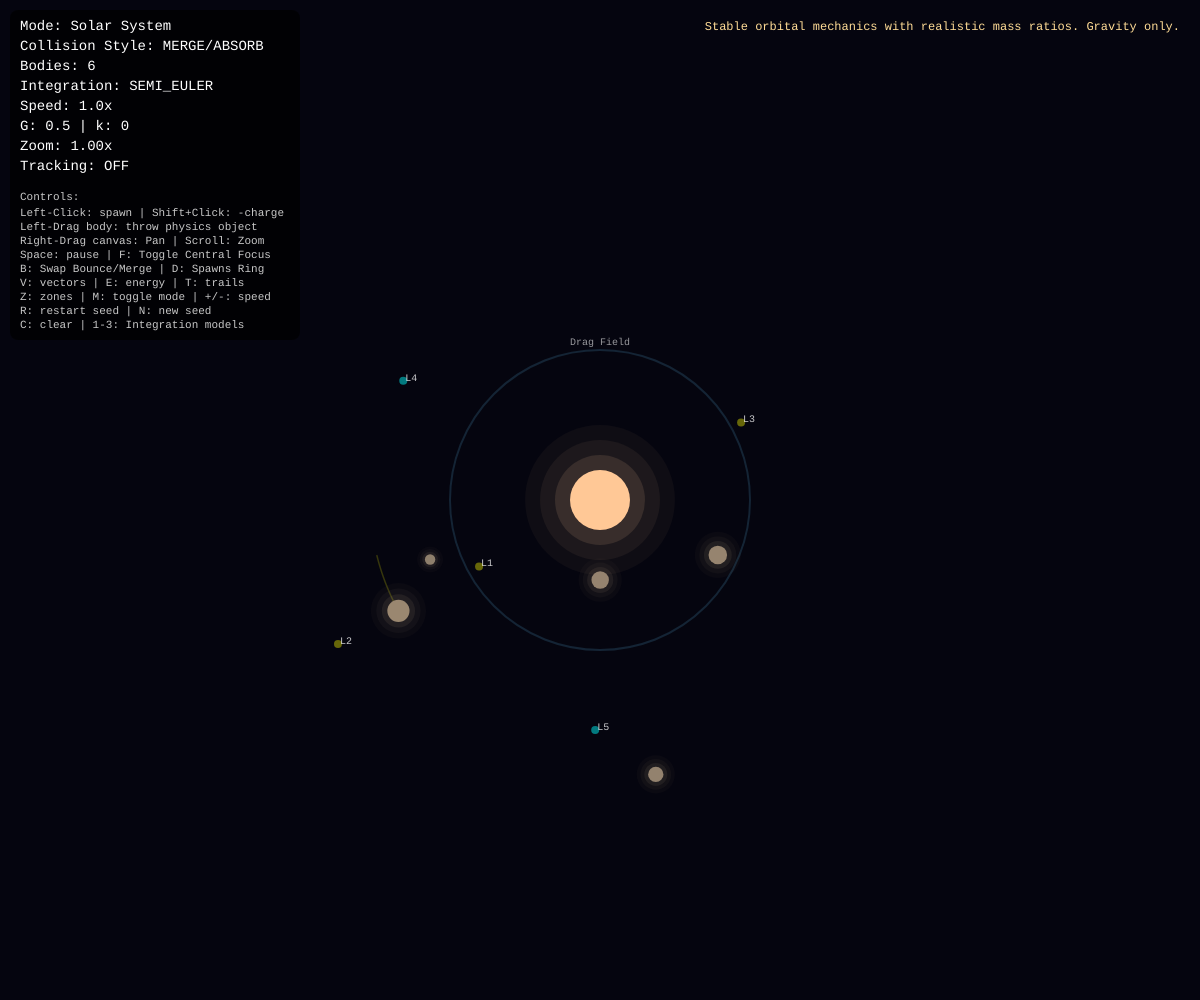
Frame 1 (no input)
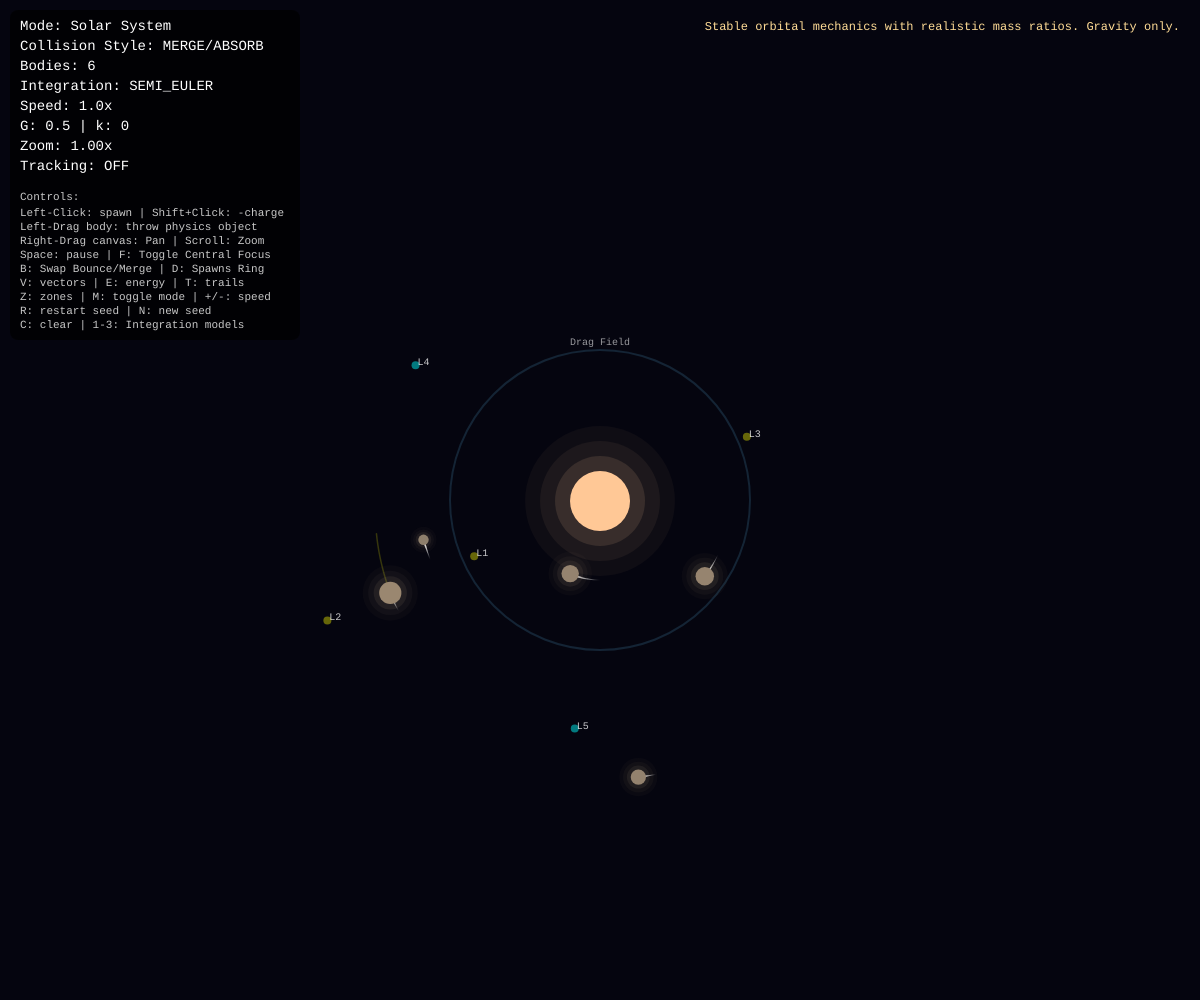
Frame 60 (no input)
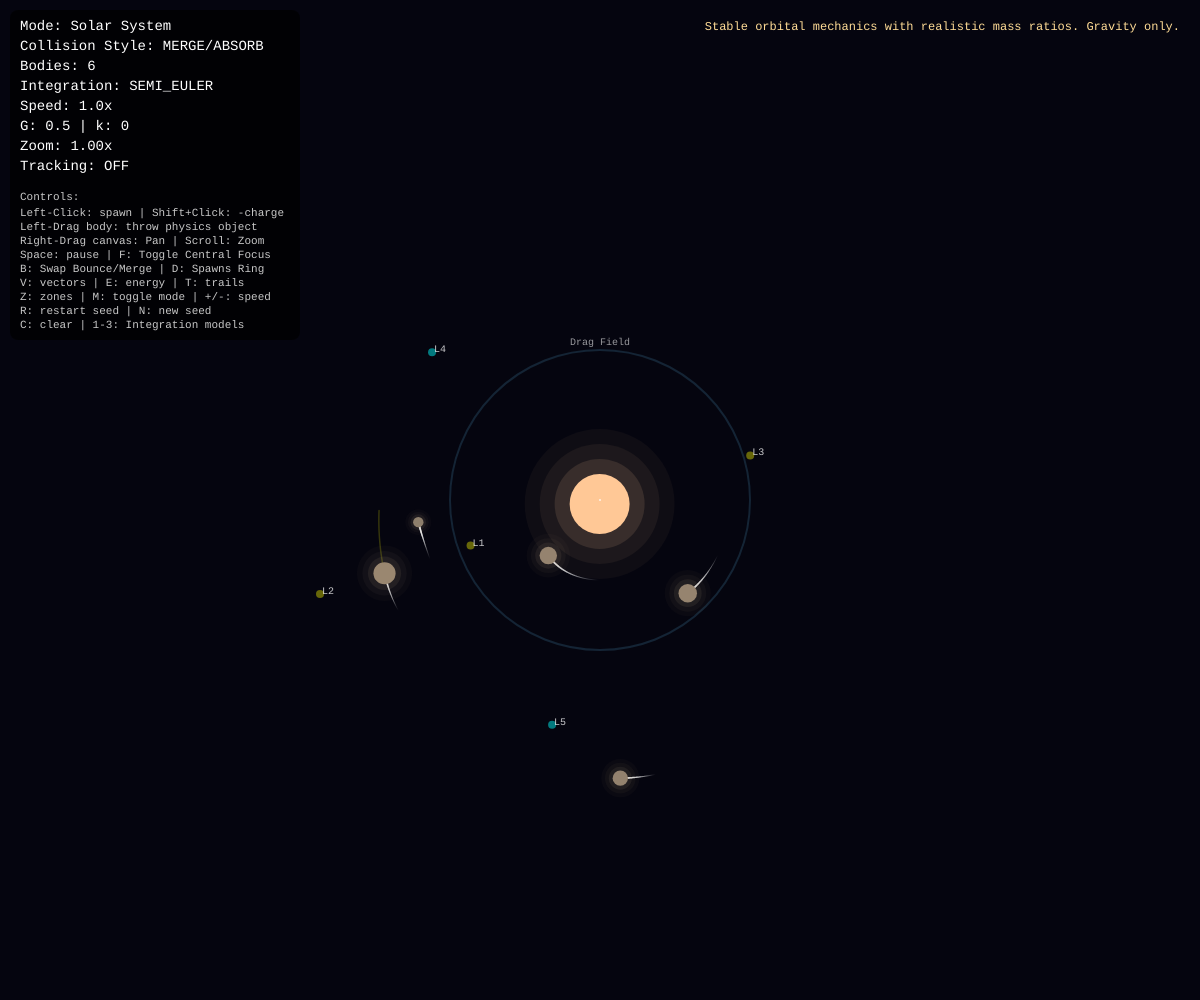
Frame 120 (the mouse pressed at the canvas centre since frame 60)

The p5.js sketch that drew these frames (run headless with seeded random() and noise() and a simulated clock; from frame 60 on, the mouse is pressed at the canvas centre):

// p5.js sketch
// ── sketch.js
// SIMULATION STATE
let bodies = [];
let zones = [];
let fxEffects = []; 
let mode;
let seed;
let paused = false;
let showVectors = false;
let showEnergy = false;
let showTrails = true;
let showZones = true;
let bounceMode = false; 
let simSpeed = 1.0;
let G = 0.5;
let kCoulomb = 5.0;
let softening = 10;
let damping = 1.0;
let mergeThreshold = 1.0;
let integrationMethod = 'SEMI_EULER';
let timeStep = 1.0;
let frameCount = 0;
let totalKE = 0;
let totalPE = 0;
let systemEnergy = 0;
let colorScheme = 'mass';
let trailLength = 50;
let camera = { x: 0, y: 0, zoom: 1.0 };
let draggingBody = null;
let mouseVel = null;
let trackedBody = null;

const MODES = {
  SOLAR: {
    name: "Solar System",
    G: 0.5,
    kCoulomb: 0,
    softening: 10,
    damping: 1.0,
    integration: 'SEMI_EULER',
    spawnPreset: 'solar',
    colorScheme: 'realistic',
    trailLength: 100,
    description: "Stable orbital mechanics with realistic mass ratios. Gravity only.",
  },
  CHAOS: {
    name: "Chaotic Field",
    G: 2.0,
    kCoulomb: 3.0,
    softening: 2,
    damping: 0.98,
    integration: 'RK4',
    spawnPreset: 'random',
    colorScheme: 'charge',
    trailLength: 30,
    description: "High-energy random initial conditions. Mixed gravity and EM.",
  }
};

let modeKeys = ['SOLAR', 'CHAOS'];
let currentModeIndex = 0;

function setup() {
  let canvas = createCanvas(windowWidth, windowHeight);
  canvas.elt.oncontextmenu = () => false; 
  textFont('monospace');

  seed = floor(random(100000));
  randomSeed(seed);
  noiseSeed(seed);

  switchMode('SOLAR');
  zones.push(new DragPool(width/2, height/2, 150, 0.02));
}

function draw() {
  if (trackedBody) {
    if (!bodies.includes(trackedBody)) {
      trackedBody = null;
    } else {
      camera.x = lerp(camera.x, width / 2 - trackedBody.position.x, 0.1);
      camera.y = lerp(camera.y, height / 2 - trackedBody.position.y, 0.1);
    }
  }

  background(5, 5, 15);

  if (!paused) {
    for (let s = 0; s < simSpeed; s++) {
      updatePhysics();
      frameCount++;
    }
  }

  push();
  translate(width/2 + camera.x, height/2 + camera.y);
  scale(camera.zoom);
  translate(-width/2, -height/2);

  if (showZones) {
    for (let z of zones) z.display();
  }
  
  if (showTrails) {
    for (let b of bodies) {
      if (b.trail) b.trail.display();
    }
  }

  if (showVectors) {
    displayVectorField();
  }

  if (mode.name === "Solar System") {
    drawTrajectoryPrediction();
  }

  // Visual FX
  for (let i = fxEffects.length - 1; i >= 0; i--) {
    fxEffects[i].update();
    fxEffects[i].display();
    if (fxEffects[i].alpha <= 0) fxEffects.splice(i, 1);
  }

  for (let b of bodies) {
    b.display();
  }

  if (mode.name === "Solar System" && bodies.length >= 2) {
    displayLagrangePoints();
  }

  pop();

  drawUI();

  if (draggingBody && mouseVel) {
    stroke(255, 200);
    strokeWeight(2);
    let mx = mouseX;
    let my = mouseY;
    line(mx, my, mx + mouseVel.x * 10 * camera.zoom, my + mouseVel.y * 10 * camera.zoom);
  }
}

function windowResized() {
  resizeCanvas(windowWidth, windowHeight);
}

// Physics Loop
function updatePhysics() {
  let forces = [];
  for (let i = 0; i < bodies.length; i++) {
    forces.push(createVector(0, 0));
  }

  for (let i = 0; i < bodies.length; i++) {
    for (let j = i + 1; j < bodies.length; j++) {
      let f = calculateForce(bodies[i], bodies[j]);
      forces[i].add(f);
      forces[j].sub(f);
    }
  }
  
  for (let i = 0; i < bodies.length; i++) {
    bodies[i].applyForce(forces[i]);

    for (let z of zones) {
      if (z.contains(bodies[i])) {
        z.applyEffect(bodies[i]);
      }
    }

    if (integrationMethod === 'RK4') {
      bodies[i].updateRK4(timeStep);
    } else if (integrationMethod === 'VERLET') {
      bodies[i].updateVerlet(timeStep);
    } else {
      bodies[i].updateSemiEuler(timeStep);
    }
    
    if (frameCount % 2 === 0) {
      bodies[i].trail.addPoint(bodies[i].position.copy());
    }
  }

  handleCollisions();
  cleanupBodies();
  calculateEnergy();
}

// Math Equations
function calculateForce(a, b) {
  let r = p5.Vector.sub(b.position, a.position);
  let dist = r.mag();
  let softenedDist = sqrt(dist*dist + softening*softening);

  let force = createVector(0, 0);

  // Gravity
  if (G > 0) {
    let fG = (G * a.mass * b.mass) / (softenedDist * softenedDist);
    let gVec = r.copy().setMag(fG);
    force.add(gVec);
  }

  // Electrostatics
  if (kCoulomb > 0) {
    let fC = (kCoulomb * abs(a.charge * b.charge)) / (softenedDist * softenedDist);
    let sign = (a.charge * b.charge > 0) ? 1 : -1;
    let cVec = r.copy().setMag(fC * sign);
    force.add(cVec);
  }

  return force;
}

function handleCollisions() {
  for (let i = bodies.length - 1; i >= 0; i--) {
    for (let j = i - 1; j >= 0; j--) {
      if (!bodies[i] || !bodies[j]) continue;

      let b1 = bodies[i];
      let b2 = bodies[j];
      let d = p5.Vector.dist(b1.position, b2.position);
      let threshold = (b1.radius + b2.radius) * mergeThreshold;

      if (d < threshold) {
        if (bounceMode) {
          resolveBounce(b1, b2);
        } else {
          if (b1.charge * b2.charge < -1.5) {
            spawnAnnihilationDebris(b1.position, b1.mass + b2.mass);
            bodies.splice(max(i, j), 1);
            bodies.splice(min(i, j), 1);
          } else {
            let merged = mergeBodies(b1, b2);
            bodies.splice(max(i, j), 1);
            bodies.splice(min(i, j), 1);
            bodies.push(merged);
          }
        }
        return; 
      }

      // Roche Limit
      if (mode.name === "Solar System" && bodies.length > 0) {
        let heavy = b1.mass > b2.mass ? b1 : b2;
        let light = b1.mass > b2.mass ? b2 : b1;
        
        if (light.isDebris || light.mass < 1.5) continue;

        if (heavy.mass / light.mass > 10) {
          let rocheLimit = heavy.radius * pow(2 * (heavy.mass / light.mass), 1/3);
          let maxDestructionZone = heavy.radius * 2.5;
          let finalLimit = min(rocheLimit, maxDestructionZone);
          
          if (d < finalLimit && d > (heavy.radius + light.radius)) {
            spawnAnnihilationDebris(light.position, light.mass);
            let idx = bodies.indexOf(light);
            if (idx !== -1) bodies.splice(idx, 1);
            return; 
          }
        }
      }
    }
  }
}

// Elastic Bounce
function resolveBounce(a, b) {
  let normal = p5.Vector.sub(b.position, a.position).normalize();
  let tangent = createVector(-normal.y, normal.x);

  let v1n = a.velocity.dot(normal);
  let v1t = a.velocity.dot(tangent);
  let v2n = b.velocity.dot(normal);
  let v2t = b.velocity.dot(tangent);

  let m1 = a.mass;
  let m2 = b.mass;

  let newV1n = (v1n * (m1 - m2) + 2 * m2 * v2n) / (m1 + m2);
  let newV2n = (v2n * (m2 - m1) + 2 * m1 * v1n) / (m1 + m2);

  a.velocity = p5.Vector.mult(normal, newV1n).add(p5.Vector.mult(tangent, v1t));
  b.velocity = p5.Vector.mult(normal, newV2n).add(p5.Vector.mult(tangent, v2t));

  // Anti-clipping
  let overlap = (a.radius + b.radius) - p5.Vector.dist(a.position, b.position);
  a.position.sub(p5.Vector.mult(normal, overlap * 0.5));
  b.position.add(p5.Vector.mult(normal, overlap * 0.5));

  fxEffects.push(new Shockwave(p5.Vector.lerp(a.position, b.position, 0.5), a.radius + b.radius, color(255, 255, 100)));
}

// Accretion Merge
function mergeBodies(a, b) {
  let totalMass = a.mass + b.mass;
  let newVel = p5.Vector.add(
    p5.Vector.mult(a.velocity, a.mass),
    p5.Vector.mult(b.velocity, b.mass)
  ).div(totalMass);

  let newPos = p5.Vector.add(
    p5.Vector.mult(a.position, a.mass),
    p5.Vector.mult(b.position, b.mass)
  ).div(totalMass);

  let newRadius = pow(pow(a.radius, 3) + pow(b.radius, 3), 1/3);
  let newCharge = a.charge + b.charge;

  fxEffects.push(new Shockwave(newPos, newRadius * 2.5, color(255, 150, 50)));

  let p = new Particle(newPos, newVel, totalMass, newRadius, newCharge);
  p.trail = new Trail(trailLength);
  p.trail.addPoint(newPos.copy());
  return p;
}

function spawnAnnihilationDebris(pos, totalMass) {
  let fragments = floor(random(4, 7)); 
  fxEffects.push(new Shockwave(pos, totalMass * 4, color(255, 80, 80)));

  for (let i = 0; i < fragments; i++) {
    let angle = random(TWO_PI);
    let speed = random(1.5, 3.5);
    let vel = createVector(cos(angle) * speed, sin(angle) * speed);
    let fragMass = totalMass / fragments; 
    
    let p = new Particle(pos, vel, fragMass, max(2, fragMass * 1.5), 0);
    p.trail = new Trail(12);
    p.isDebris = true; 
    bodies.push(p);
  }
}

function spawnAccretionDisk() {
  if (bodies.length === 0) return;
  let centerBody = bodies.reduce((max, b) => b.mass > max.mass ? b : max, bodies[0]);

  for (let i = 0; i < 40; i++) {
    let radiusOffset = random(centerBody.radius * 2.0, centerBody.radius * 4.5);
    let angle = random(TWO_PI);
    
    let orbitPos = p5.Vector.add(centerBody.position, createVector(cos(angle) * radiusOffset, sin(angle) * radiusOffset));
    let vMag = sqrt((G > 0 ? G : 1.0) * centerBody.mass / radiusOffset);
    let orbitVel = createVector(-sin(angle) * vMag, cos(angle) * vMag).add(centerBody.velocity);

    let asteroid = new Particle(orbitPos, orbitVel, 0.15, random(2, 3.5), 0);
    asteroid.isDebris = true;
    bodies.push(asteroid);
  }
}

function cleanupBodies() {
  for (let i = bodies.length - 1; i >= 0; i--) {
    let b = bodies[i];
    let margin = 1200;
    
    if (b.position.x < -margin || b.position.x > width + margin ||
        b.position.y < -margin || b.position.y > height + margin) {
      bodies.splice(i, 1);
      continue;
    }
    
    if (b.mass < 0.05) {
      bodies.splice(i, 1);
      continue;
    }
  }
}

// Conservation Diagnostics
function calculateEnergy() {
  totalKE = 0;
  totalPE = 0;

  for (let b of bodies) {
    totalKE += 0.5 * b.mass * b.velocity.magSq();
  }

  for (let i = 0; i < bodies.length; i++) {
    for (let j = i + 1; j < bodies.length; j++) {
      let d = p5.Vector.dist(bodies[i].position, bodies[j].position);
      let softD = sqrt(d*d + softening*softening);
      if (G > 0) {
        totalPE -= (G * bodies[i].mass * bodies[j].mass) / softD;
      }
      if (kCoulomb > 0) {
        totalPE += (kCoulomb * bodies[i].charge * bodies[j].charge) / softD;
      }
    }
  }
  systemEnergy = totalKE + totalPE;
}

// Entity Blueprint
class Particle {
  constructor(pos, vel, mass, radius, charge = 0) {
    this.position = pos.copy();
    this.velocity = vel.copy();
    this.acceleration = createVector(0, 0);
    this.mass = mass;
    this.radius = radius;
    this.charge = charge;
    this.isDebris = false;
    this.trail = new Trail(trailLength);
    this.trail.addPoint(pos.copy());
    this.id = floor(random(1000000));
  }

  applyForce(force) {
    let f = force.copy();
    f.div(this.mass);
    this.acceleration.add(f);
  }

  // Euler Integrator
  updateSemiEuler(dt) {
    this.velocity.add(p5.Vector.mult(this.acceleration, dt));
    this.velocity.mult(damping);
    this.position.add(p5.Vector.mult(this.velocity, dt));
    this.acceleration.mult(0);
  }

  // Verlet Integrator
  updateVerlet(dt) {
    let currentAcc = this.acceleration.copy();
    this.position.add(p5.Vector.mult(this.velocity, dt)).add(p5.Vector.mult(currentAcc, 0.5 * dt * dt));
    this.velocity.add(p5.Vector.mult(currentAcc, dt));
    this.velocity.mult(damping);
    this.acceleration.mult(0);
  }

  // RK4 Integrator
  updateRK4(dt) {
    let origPos = this.position.copy();
    let origVel = this.velocity.copy();
    let k1v = this.acceleration.copy();
    let k1r = this.velocity.copy();
    
    this.position = p5.Vector.add(origPos, p5.Vector.mult(k1r, dt*0.5));
    this.velocity = p5.Vector.add(origVel, p5.Vector.mult(k1v, dt*0.5));
    let k2v = this.acceleration.copy();
    let k2r = this.velocity.copy();
    
    this.position = p5.Vector.add(origPos, p5.Vector.mult(k2r, dt*0.5));
    this.velocity = p5.Vector.add(origVel, p5.Vector.mult(k2v, dt*0.5));
    let k3v = this.acceleration.copy();
    let k3r = this.velocity.copy();
    
    this.position = p5.Vector.add(origPos, p5.Vector.mult(k3r, dt));
    this.velocity = p5.Vector.add(origVel, p5.Vector.mult(k3v, dt));
    let k4v = this.acceleration.copy();
    let k4r = this.velocity.copy();
    
    this.position = origPos;
    this.velocity = origVel;

    this.velocity.add(p5.Vector.mult(k1v, dt/6));
    this.velocity.add(p5.Vector.mult(k2v, dt/3));
    this.velocity.add(p5.Vector.mult(k3v, dt/3));
    this.velocity.add(p5.Vector.mult(k4v, dt/6));

    this.velocity.mult(damping);
    this.position.add(p5.Vector.mult(this.velocity, dt));
    this.acceleration.mult(0);
  }

  display() {
    push();
    translate(this.position.x, this.position.y);
    let col = this.getColor();

    noStroke();
    for (let g = 3; g > 0; g--) {
      fill(red(col), green(col), blue(col), 30 / g);
      ellipse(0, 0, this.radius * 2 * (1 + g*0.5));
    }

    fill(col);
    ellipse(0, 0, this.radius * 2);

    if (abs(this.charge) > 0.1) {
      fill(255);
      textAlign(CENTER, CENTER);
      textSize(this.radius);
      text(this.charge > 0 ? '+' : '-', 0, 0);
    }
    pop();
  }

  getColor() {
    if (colorScheme === 'charge') {
      if (this.charge > 0.1) return color(255, 80, 80);
      if (this.charge < -0.1) return color(80, 80, 255);
      return color(200, 200, 200);
    } else if (colorScheme === 'realistic') {
      let t = map(this.mass, 1, 50, 0, 1);
      return lerpColor(color(139, 125, 107), color(255, 200, 150), t);
    } else {
      let speed = this.velocity.mag();
      let t = map(speed, 0, 6, 0, 1);
      return lerpColor(color(100, 200, 255), color(255, 100, 100), t);
    }
  }
}

// Visual Trail
class Trail {
  constructor(maxLen) {
    this.points = [];
    this.maxLen = maxLen;
  }

  addPoint(pos) {
    this.points.push(pos.copy());
    if (this.points.length > this.maxLen) {
      this.points.shift();
    }
  }

  display() {
    if (this.points.length < 2) return;
    noFill();
    for (let i = 1; i < this.points.length; i++) {
      let alpha = map(i, 0, this.points.length, 0, 200);
      let weight = map(i, 0, this.points.length, 0.5, 2);
      stroke(255, alpha);
      strokeWeight(weight);
      line(this.points[i-1].x, this.points[i-1].y, this.points[i].x, this.points[i].y);
    }
  }
}

// Blast Effect
class Shockwave {
  constructor(pos, targetSize, col) {
    this.pos = pos.copy();
    this.currentSize = 0;
    this.targetSize = targetSize;
    this.col = col;
    this.alpha = 255;
  }
  update() {
    this.currentSize = lerp(this.currentSize, this.targetSize, 0.15);
    this.alpha -= 8;
  }
  display() {
    noFill();
    stroke(red(this.col), green(this.col), blue(this.col), this.alpha);
    strokeWeight(3);
    ellipse(this.pos.x, this.pos.y, this.currentSize);
  }
}

// Core Zone
class Zone {
  constructor(x, y, radius) {
    this.x = x;
    this.y = y;
    this.radius = radius;
    this.color = color(100, 100, 255, 30);
  }

  contains(body) {
    return dist(body.position.x, body.position.y, this.x, this.y) < this.radius;
  }

  display() {
    noFill();
    stroke(this.color);
    strokeWeight(2);
    ellipse(this.x, this.y, this.radius * 2);

    fill(255, 150);
    noStroke();
    textAlign(CENTER);
    textSize(10);
    text(this.label || "Zone", this.x, this.y - this.radius - 5);
  }
  applyEffect(body) {}
}

// Friction Area
class DragPool extends Zone {
  constructor(x, y, radius, coefficient) {
    super(x, y, radius);
    this.coefficient = coefficient;
    this.color = color(100, 200, 255, 40);
    this.label = "Drag Field";
  }

  applyEffect(body) {
    let drag = body.velocity.copy().normalize().mult(-this.coefficient * body.velocity.magSq());
    body.applyForce(drag);
  }
}

// Field Grid
function displayVectorField() {
  let spacing = 65; 
  strokeWeight(1);

  for (let x = 0; x < width; x += spacing) {
    for (let y = 0; y < height; y += spacing) {
      let testPoint = createVector(x, y);
      let field = computeFieldAt(testPoint);

      if (field.mag() > 0.001) {
        let mag = field.mag();
        let displayLen = map(log(mag + 1), 0, 5, 5, 25);
        field.setMag(displayLen);

        let col = lerpColor(color(50, 100, 255), color(255, 100, 50), map(mag, 0, 2, 0, 1));
        stroke(red(col), green(col), blue(col), 100);

        let endX = x + field.x;
        let endY = y + field.y;
        line(x, y, endX, endY);

        let angle = field.heading();
        push();
        translate(endX, endY);
        rotate(angle);
        line(0, 0, -5, -2);
        line(0, 0, -5, 2);
        pop();
      }
    }
  }
}

function computeFieldAt(point) {
  let field = createVector(0, 0);
  for (let b of bodies) {
    let r = p5.Vector.sub(b.position, point);
    let d = r.mag();
    let softD = sqrt(d*d + softening*softening);

    if (G > 0) {
      let g = (G * b.mass) / (softD * softD);
      field.add(r.copy().setMag(g));
    }
    if (kCoulomb > 0) {
      let e = (kCoulomb * b.charge) / (softD * softD);
      field.add(r.copy().setMag(e));
    }
  }
  return field;
}

// Orbit Prediction
function drawTrajectoryPrediction() {
  if (bodies.length < 2 || paused) return;
  
  let sorted = [...bodies].sort((a, b) => b.mass - a.mass);
  let p1 = { pos: sorted[1].position.copy(), vel: sorted[1].velocity.copy(), mass: sorted[1].mass };
  let primary = sorted[0];

  noFill();
  stroke(255, 255, 0, 50);
  strokeWeight(1.5);
  beginShape();
  
  for (let step = 0; step < 180; step++) {
    let r = p5.Vector.sub(primary.position, p1.pos);
    let d = r.mag();
    let softD = sqrt(d*d + softening*softening);
    
    if (d > 5) {
      let fG = (G * p1.mass * primary.mass) / (softD * softD);
      let force = r.setMag(fG);
      p1.vel.add(force.div(p1.mass).mult(timeStep));
      p1.pos.add(p5.Vector.mult(p1.vel, timeStep));
      vertex(p1.pos.x, p1.pos.y);
    }
  }
  endShape();
}

// Lagrange Points
function displayLagrangePoints() {
  let sorted = [...bodies].sort((a, b) => b.mass - a.mass);
  if (sorted.length < 2) return;

  let m1 = sorted[0];
  let m2 = sorted[1];
  let r = p5.Vector.dist(m1.position, m2.position);
  let dir = p5.Vector.sub(m2.position, m1.position).normalize();
  
  let l1 = p5.Vector.add(m1.position, p5.Vector.mult(dir, r * 0.6));
  let l2 = p5.Vector.add(m2.position, p5.Vector.mult(dir, r * 0.3));
  let l3 = p5.Vector.add(m1.position, p5.Vector.mult(dir, -r * 0.7));

  let rVector = p5.Vector.sub(m2.position, m1.position);
  let l4 = p5.Vector.add(m1.position, rVector.copy().rotate(PI / 3));
  let l5 = p5.Vector.add(m1.position, rVector.copy().rotate(-PI / 3));

  fill(255, 255, 0, 100);
  noStroke();
  for (let pt of [l1, l2, l3]) ellipse(pt.x, pt.y, 8, 8);

  fill(0, 255, 255, 120);
  for (let pt of [l4, l5]) ellipse(pt.x, pt.y, 8, 8);

  fill(255, 200);
  textSize(10);
  text("L1", l1.x + 8, l1.y);
  text("L2", l2.x + 8, l2.y);
  text("L3", l3.x + 8, l3.y);
  text("L4", l4.x + 8, l4.y);
  text("L5", l5.x + 8, l5.y);
}

// UI Rendering
function drawUI() {
  fill(0, 0, 0, 180);
  noStroke();
  rect(10, 10, 290, showEnergy ? 470 : 330, 8);

  fill(255);
  textAlign(LEFT);
  textSize(14);

  let y = 30;
  text(`Mode: ${mode.name}`, 20, y); y += 20;
  text(`Collision Style: ${bounceMode ? "BOUNCE (Elastic)" : "MERGE/ABSORB"}`, 20, y); y += 20;
  text(`Bodies: ${bodies.length}`, 20, y); y += 20;
  text(`Integration: ${integrationMethod}`, 20, y); y += 20;
  text(`Speed: ${simSpeed.toFixed(1)}x`, 20, y); y += 20;
  text(`G: ${G} | k: ${kCoulomb}`, 20, y); y += 20;
  text(`Zoom: ${camera.zoom.toFixed(2)}x`, 20, y); y += 20;
  text(`Tracking: ${trackedBody ? "ON (Star)" : "OFF"}`, 20, y); y += 25;

  if (showEnergy) {
    y += 10;
    text("System Energy:", 20, y); y += 20;
    let maxE = max(abs(totalKE), abs(totalPE), 100);
    drawBar("KE", totalKE, color(255, 100, 100), 20, y, 200, 16, maxE); y += 22;
    drawBar("PE", totalPE, color(100, 100, 255), 20, y, 200, 16, maxE); y += 22;
    drawBar("Total", systemEnergy, color(255), 20, y, 200, 16, maxE); y += 30;
  }

  y += 5;
  textSize(11);
  fill(200);
  text("Controls:", 20, y); y += 16;
  text("Left-Click: spawn | Shift+Click: -charge", 20, y); y += 14;
  text("Left-Drag body: throw physics object", 20, y); y += 14;
  text("Right-Drag canvas: Pan | Scroll: Zoom", 20, y); y += 14;
  text("Space: pause | F: Toggle Central Focus", 20, y); y += 14;
  text("B: Swap Bounce/Merge | D: Spawns Ring", 20, y); y += 14;
  text("V: vectors | E: energy | T: trails", 20, y); y += 14;
  text("Z: zones | M: toggle mode | +/-: speed", 20, y); y += 14;
  text("R: restart seed | N: new seed", 20, y); y += 14;
  text("C: clear | 1-3: Integration models", 20, y);

  fill(255, 220, 150);
  textSize(12);
  textAlign(RIGHT);
  text(mode.description, width - 20, 30);
}

function drawBar(label, value, col, x, y, w, h, maxVal) {
  fill(50);
  rect(x, y, w, h, 3);
  let pct = constrain(map(abs(value), 0, maxVal, 0, 1), 0, 1);
  fill(col);
  rect(x, y, w * pct, h, 3);
  fill(255);
  textAlign(LEFT, CENTER);
  textSize(10);
  text(`${label}: ${value.toFixed(1)}`, x + 5, y + h/2);
}

// Mode Setup
function switchMode(modeKey) {
  mode = MODES[modeKey];
  G = mode.G;
  kCoulomb = mode.kCoulomb;
  softening = mode.softening;
  damping = mode.damping;
  integrationMethod = mode.integration;
  colorScheme = mode.colorScheme;
  trailLength = mode.trailLength;
  trackedBody = null;

  spawnPreset(mode.spawnPreset);
}

// Spawn Presets
function spawnPreset(preset) {
  bodies = [];
  fxEffects = [];

  if (preset === 'solar') {
    let sun = new Particle(createVector(width/2, height/2), createVector(0, 0), 50, 30, 0);
    sun.trail = new Trail(trailLength);
    bodies.push(sun);

    for (let i = 0; i < 5; i++) {
      let dist = 80 + i * 50;
      let angle = random(TWO_PI);
      let pos = createVector(width/2 + cos(angle)*dist, height/2 + sin(angle)*dist);
      let velMag = sqrt(G * sun.mass / dist);
      let vel = createVector(-sin(angle)*velMag, cos(angle)*velMag);
      let mass = random(2, 8);
      let p = new Particle(pos, vel, mass, map(mass, 2, 8, 5, 12), 0);
      p.trail = new Trail(trailLength);
      bodies.push(p);
    }
  } else if (preset === 'random') {
    for (let i = 0; i < 12; i++) {
      let pos = createVector(random(width), random(height));
      let vel = createVector(random(-2, 2), random(-2, 2));
      let mass = random(1, 10);
      let charge = random() > 0.5 ? random(1, 3) : random(-3, -1);
      let p = new Particle(pos, vel, mass, map(mass, 1, 10, 3, 15), charge);
      p.trail = new Trail(trailLength);
      bodies.push(p);
    }
  }
}

function restartSameSeed() {
  randomSeed(seed);
  noiseSeed(seed);
  switchMode(modeKeys[currentModeIndex]);
  frameCount = 0;
}

function newSeed() {
  seed = floor(random(100000));
  randomSeed(seed);
  noiseSeed(seed);
  switchMode(modeKeys[currentModeIndex]);
  frameCount = 0;
}

// Mouse Interactions
function mousePressed() {
  if (mouseX < 300 && mouseY < (showEnergy ? 470 : 330)) return;

  let worldX = (mouseX - (width/2 + camera.x)) / camera.zoom + width/2;
  let worldY = (mouseY - (height/2 + camera.y)) / camera.zoom + height/2;
  let mPos = createVector(worldX, worldY);

  if (mouseButton === LEFT) {
    for (let b of bodies) {
      if (p5.Vector.dist(mPos, b.position) < b.radius + 10) {
        draggingBody = b;
        mouseVel = createVector(0, 0);
        return;
      }
    }

    let charge = keyIsDown(SHIFT) ? -2 : 2;
    if (mode.name === "Solar System") charge = 0;

    let mass = random(2, 8);
    let p = new Particle(mPos, createVector(0, 0), mass, map(mass, 2, 8, 5, 12), charge);
    p.trail = new Trail(trailLength);
    bodies.push(p);
  }
}

function mouseDragged() {
  if (mouseButton === LEFT && draggingBody) {
    let worldX = (mouseX - (width/2 + camera.x)) / camera.zoom + width/2;
    let worldY = (mouseY - (height/2 + camera.y)) / camera.zoom + height/2;
    let currentPos = createVector(worldX, worldY);
    mouseVel = p5.Vector.sub(currentPos, draggingBody.position);
    draggingBody.position = currentPos;
    draggingBody.velocity.mult(0);
  } else if (mouseButton === RIGHT) {
    trackedBody = null; 
    camera.x += mouseX - pmouseX;
    camera.y += mouseY - pmouseY;
  }
}

function mouseReleased() {
  if (mouseButton === LEFT && draggingBody && mouseVel) {
    draggingBody.velocity = p5.Vector.mult(mouseVel, 0.3);
  }
  draggingBody = null;
  mouseVel = null;
}

function mouseWheel(event) {
  let zoomFactor = event.delta > 0 ? 0.92 : 1.08;
  camera.zoom = constrain(camera.zoom * zoomFactor, 0.05, 8.0);
  return false; 
}

// Key Controls
function keyPressed() {
  switch(key.toLowerCase()) {
    case ' ': paused = !paused; break;
    case 'f':
      if (trackedBody) { trackedBody = null; } 
      else if (bodies.length > 0) { trackedBody = bodies.reduce((max, b) => b.mass > max.mass ? b : max, bodies[0]); }
      break;
    case 'b': bounceMode = !bounceMode; break;
    case 'd': spawnAccretionDisk(); break;
    case 'v': showVectors = !showVectors; break;
    case 'e': showEnergy = !showEnergy; break;
    case 't': showTrails = !showTrails; break;
    case 'z': showZones = !showZones; break;
    case 'm':
      currentModeIndex = (currentModeIndex + 1) % modeKeys.length;
      switchMode(modeKeys[currentModeIndex]);
      break;
    case 'r': restartSameSeed(); break;
    case 'n': newSeed(); break;
    case 'c': bodies = []; trackedBody = null; fxEffects = []; break;
    case '+': case '=': simSpeed = min(simSpeed + 0.5, 5); break;
    case '-': case '_': simSpeed = max(simSpeed - 0.5, 0.5); break;
  }

  if (key === '1') integrationMethod = 'SEMI_EULER';
  if (key === '2') integrationMethod = 'RK4';
  if (key === '3') integrationMethod = 'VERLET';
}

// ── style.css
* {
  margin: 0;
  padding: 0;
  box-sizing: border-box;
}

body {
  background-color: #14141f;
  color: #ffffff;
  font-family: 'Segoe UI', Tahoma, Geneva, Verdana, sans-serif;
  display: flex;
  justify-content: center;
  align-items: center;
  min-height: 100vh;
  overflow: hidden;
}

#canvas-container {
  display: flex;
  justify-content: center;
  align-items: center;
}

canvas {
  border-radius: 8px;
  box-shadow: 0 4px 20px rgba(0, 0, 0, 0.5);
}
